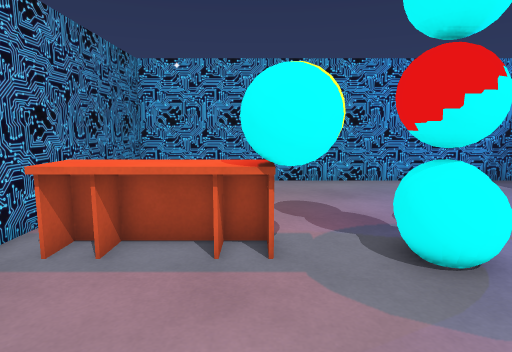
View 1 (above)

15 first-person views from a walk through a 3-D level made in the Unity game engine. The camera is 1.3 m above the floor, tilts 8° down and sees 75° across. The floor is counted in squares, 0.5 m on a side. Each view is taken from the middle of a square. On the plan, view 1 faces up. The plan holds only what a view shows up to about 20 squares ahead; the rest is blank.

View 2
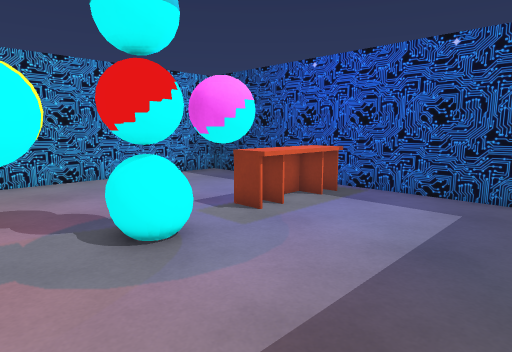

View 3
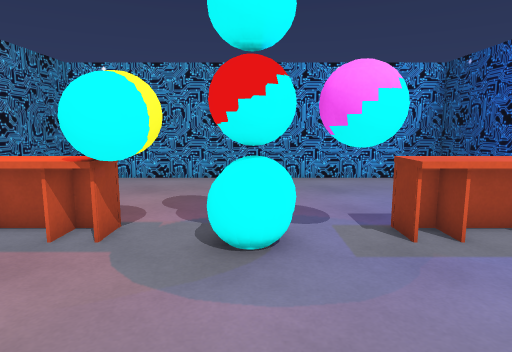

View 4
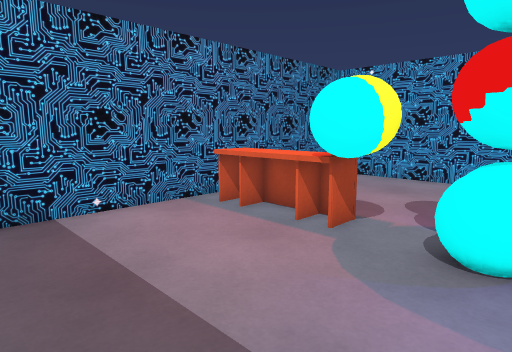

View 5
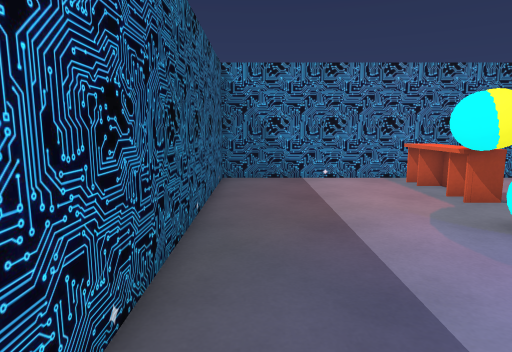

View 6
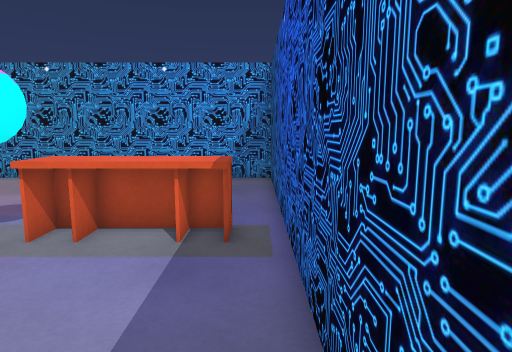

View 7
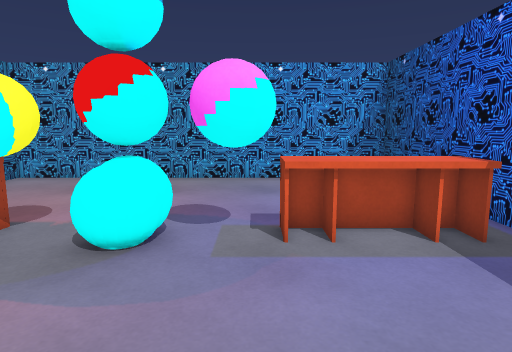

View 8
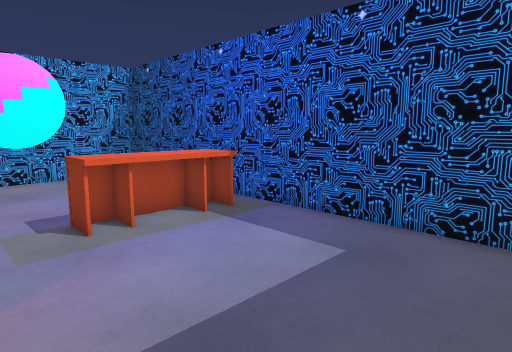

View 9
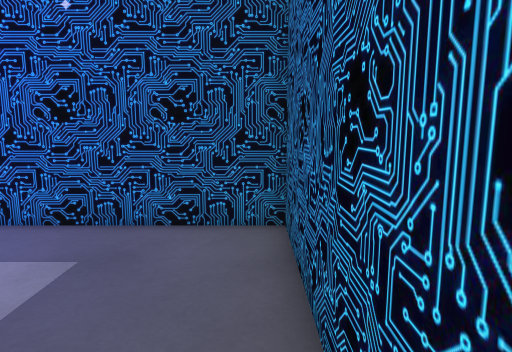

View 10
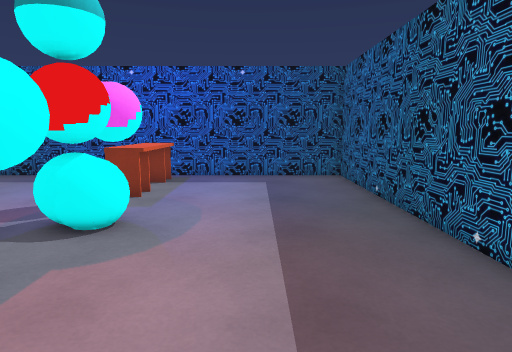

View 11
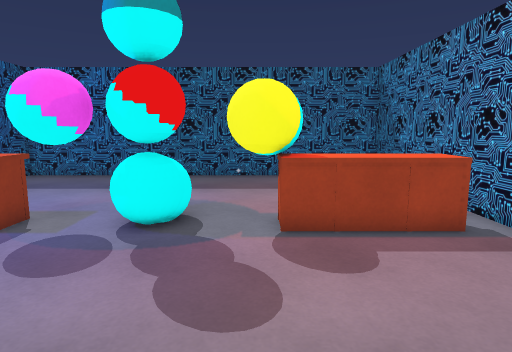

View 12
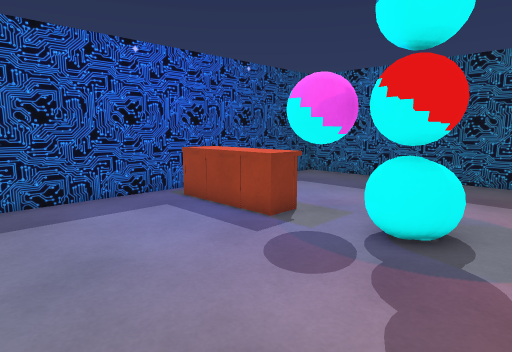

View 13
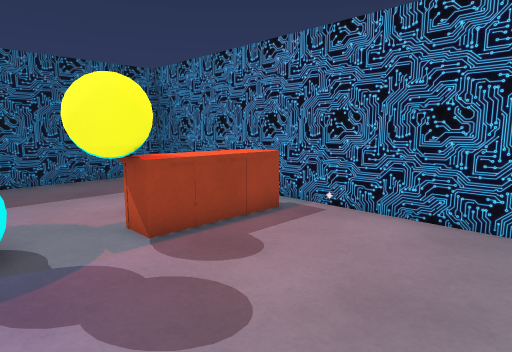

View 14
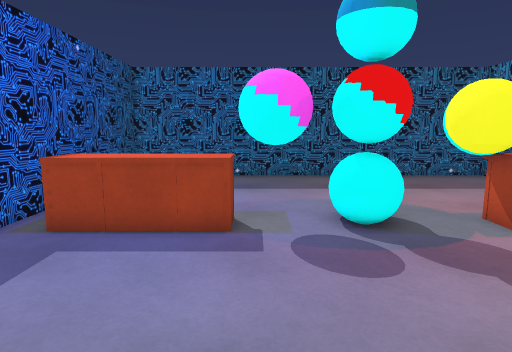

View 15
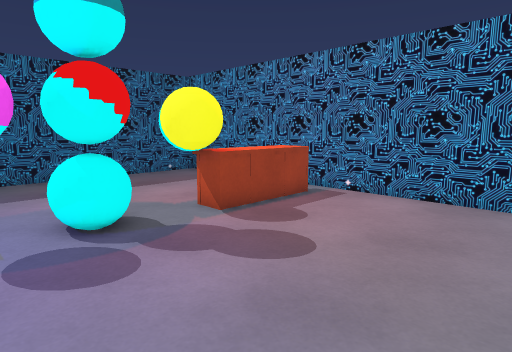

### Floor plan
Key: @ floor where view 1 was taken; # wall or solid block; . floor; O other object.
Columns run from 6 left of view 1 to 14 right of it. Each row starts with its distance up from view 1.
 17 #####################
 16 #...................#
 15 #...................#
 14 #...................#
 13 #...................#
 12 #...................#
 11 #...................#
 10 #...................#
  9 #...................#
  8 #.OOOOO .OO.OOOOOOO.#
  7 #.OOOOOOOOOOOOOOOOO.#
  6 #.OOOOOOOOOOOOOOOOO.#
  5 #...................#
  4 #...................#
  3 #...................#
  2 #...................#
  1 #...................#
  0 #.....@.............#
 -1 #...................#
 -2 #...................#
 -3 #####################

Where each view was taken, in squares from view 1:
view 1: 0 up, 0 right, facing up
view 2: 1 down, 0 right, facing up-right
view 3: 1 down, 4 right, facing up
view 4: 1 down, 5 right, facing up-left
view 5: 1 down, 12 right, facing left
view 6: 1 down, 13 right, facing up
view 7: 1 down, 7 right, facing up
view 8: 2 down, 5 right, facing up-right
view 9: 2 down, 5 right, facing right
view 10: 2 up, 5 left, facing right
view 11: 16 up, 1 right, facing down
view 12: 15 up, 1 right, facing down-right
view 13: 15 up, 4 right, facing down-left
view 14: 16 up, 7 right, facing down
view 15: 16 up, 7 right, facing down-left
